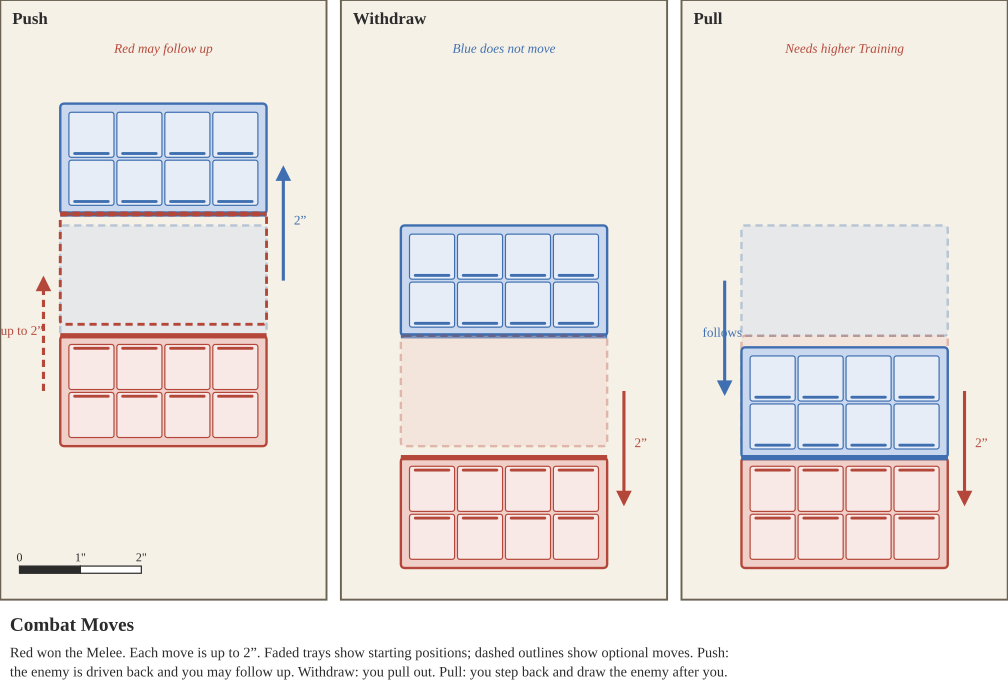

Reproduce this figure in Python.
from style import *
PW, PH, G = 136, 250, 6
s = SVG(3 * PW + 2 * G, PH, 'Combat Moves', [
    'Red won the Melee. Each move is up to 2”. Faded trays show starting positions; dashed outlines show optional moves.',
    'Push: the enemy is driven back and you may follow up. Withdraw: you pull out. Pull: you step back and draw the enemy after you.'])
D = 2 * IN; td = 2 * 20 + 2 * B
for k, (title) in enumerate(['Push', 'Withdraw', 'Pull']):
    x0 = k * (PW + G); cx = x0 + PW / 2; contact = 140
    s.panel(x0, 0, PW, PH, title)
    ry, by = contact + td / 2, contact - td / 2
    if title == 'Push':
        s.tray(cx, by, 2, 4, 180, 'blue', ghost=True)
        s.tray(cx, by - D, 2, 4, 180, 'blue')
        s.arrow(cx + 50, by, cx + 50, by - D + 4, C['blue'], label='2”', loff=(7, 0))
        s.tray(cx, ry - D, 2, 4, 0, 'red', outline=True)
        s.tray(cx, ry, 2, 4, 0, 'red')
        s.arrow(cx - 50, ry, cx - 50, ry - D + 4, C['red'], dashed=True, label='up to 2”', loff=(-9, 0))
        s.text(cx, 22, 'Red may follow up', 5.5, C['red'], italic=True)
    elif title == 'Withdraw':
        s.tray(cx, by, 2, 4, 180, 'blue')
        s.tray(cx, ry, 2, 4, 0, 'red', ghost=True)
        s.tray(cx, ry + D, 2, 4, 0, 'red')
        s.arrow(cx + 50, ry, cx + 50, ry + D - 4, C['red'], label='2”', loff=(7, 0))
        s.text(cx, 22, 'Blue does not move', 5.5, C['blue'], italic=True)
    else:
        s.tray(cx, by, 2, 4, 180, 'blue', ghost=True)
        s.tray(cx, ry, 2, 4, 0, 'red', ghost=True)
        s.tray(cx, ry + D, 2, 4, 0, 'red')
        s.tray(cx, ry + D - td, 2, 4, 180, 'blue')
        s.arrow(cx + 50, ry, cx + 50, ry + D - 4, C['red'], label='2”', loff=(7, 0))
        s.arrow(cx - 50, by, cx - 50, by + D - 4, C['blue'], label='follows', loff=(-1, 0))
        s.text(cx, 22, 'Needs higher Training', 5.5, C['red'], italic=True)
s.scale(x0 + 8, PH - 20) if False else s.scale(8, PH - 14)
print(s.save('combat_moves.svg'))
